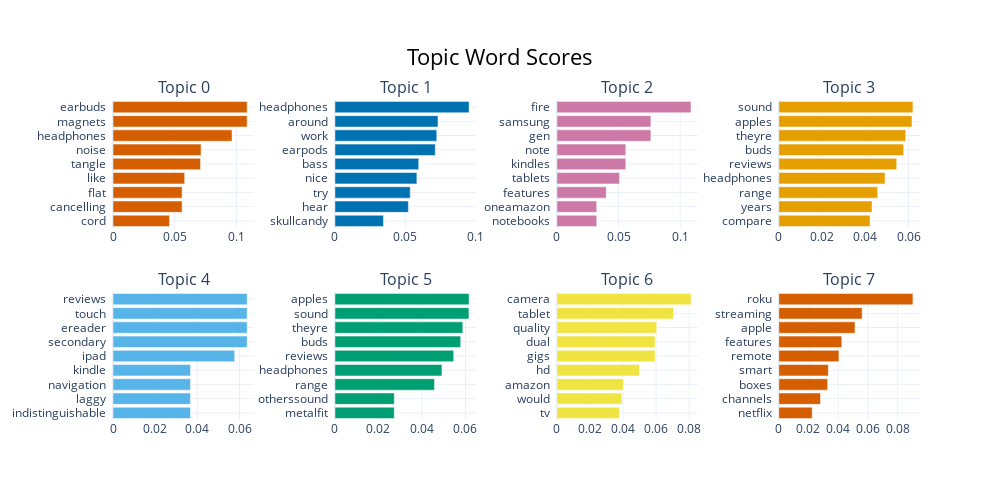

The code cell stored with this chart in its notebook:
### Code cell
topic_model1.visualize_barchart(top_n_topics=8,n_words=9)

### Figure 1 — Plotly figure (JSON) as saved in the notebook; plotly's stock layout.template omitted (floating-point values rounded to 4 significant figures)
{"data": [{"marker": {"color": "#D55E00"}, "orientation": "h", "type": "bar", "x": [0.04577, 0.05591, 0.05591, 0.05799, 0.07084, 0.07126, 0.09633, 0.1086, 0.1086], "xaxis": "x", "y": ["cord  ", "cancelling  ", "flat  ", "like  ", "tangle  ", "noise  ", "headphones  ", "magnets  ", "earbuds  "], "yaxis": "y"}, {"marker": {"color": "#0072B2"}, "orientation": "h", "type": "bar", "x": [0.03447, 0.05222, 0.05353, 0.05824, 0.05956, 0.07132, 0.07239, 0.07324, 0.09534], "xaxis": "x2", "y": ["skullcandy  ", "hear  ", "try  ", "nice  ", "bass  ", "earpods  ", "work  ", "around  ", "headphones  "], "yaxis": "y2"}, {"marker": {"color": "#CC79A7"}, "orientation": "h", "type": "bar", "x": [0.03232, 0.03232, 0.04004, 0.05081, 0.05589, 0.05589, 0.07621, 0.07621, 0.1088], "xaxis": "x3", "y": ["notebooks  ", "oneamazon  ", "features  ", "tablets  ", "kindles  ", "note  ", "gen  ", "samsung  ", "fire  "], "yaxis": "y3"}, {"marker": {"color": "#E69F00"}, "orientation": "h", "type": "bar", "x": [0.0422, 0.04313, 0.04573, 0.04915, 0.05454, 0.05775, 0.05874, 0.06161, 0.06205], "xaxis": "x4", "y": ["compare  ", "years  ", "range  ", "headphones  ", "reviews  ", "buds  ", "theyre  ", "apples  ", "sound  "], "yaxis": "y4"}, {"marker": {"color": "#56B4E9"}, "orientation": "h", "type": "bar", "x": [0.03675, 0.03675, 0.03675, 0.03675, 0.0577, 0.06361, 0.06361, 0.06361, 0.06361], "xaxis": "x5", "y": ["indistinguishable  ", "laggy  ", "navigation  ", "kindle  ", "ipad  ", "secondary  ", "ereader  ", "touch  ", "reviews  "], "yaxis": "y5"}, {"marker": {"color": "#009E73"}, "orientation": "h", "type": "bar", "x": [0.02729, 0.02729, 0.04576, 0.04919, 0.05458, 0.0578, 0.05879, 0.06158, 0.06166], "xaxis": "x6", "y": ["metalfit  ", "otherssound  ", "range  ", "headphones  ", "reviews  ", "buds  ", "theyre  ", "sound  ", "apples  "], "yaxis": "y6"}, {"marker": {"color": "#F0E442"}, "orientation": "h", "type": "bar", "x": [0.0379, 0.03935, 0.04024, 0.04998, 0.05941, 0.05941, 0.06037, 0.07059, 0.08112], "xaxis": "x7", "y": ["tv  ", "would  ", "amazon  ", "hd  ", "gigs  ", "dual  ", "quality  ", "tablet  ", "camera  "], "yaxis": "y7"}, {"marker": {"color": "#D55E00"}, "orientation": "h", "type": "bar", "x": [0.02249, 0.0281, 0.03289, 0.03335, 0.04049, 0.04243, 0.05132, 0.05612, 0.09031], "xaxis": "x8", "y": ["netflix  ", "channels  ", "boxes  ", "smart  ", "remote  ", "features  ", "apple  ", "streaming  ", "roku  "], "yaxis": "y8"}], "layout": {"annotations": [{"font": {"size": 16}, "showarrow": false, "text": "Topic 0", "x": 0.0875, "xanchor": "center", "xref": "paper", "y": 1, "yanchor": "bottom", "yref": "paper"}, {"font": {"size": 16}, "showarrow": false, "text": "Topic 1", "x": 0.3625, "xanchor": "center", "xref": "paper", "y": 1, "yanchor": "bottom", "yref": "paper"}, {"font": {"size": 16}, "showarrow": false, "text": "Topic 2", "x": 0.6375, "xanchor": "center", "xref": "paper", "y": 1, "yanchor": "bottom", "yref": "paper"}, {"font": {"size": 16}, "showarrow": false, "text": "Topic 3", "x": 0.9125, "xanchor": "center", "xref": "paper", "y": 1, "yanchor": "bottom", "yref": "paper"}, {"font": {"size": 16}, "showarrow": false, "text": "Topic 4", "x": 0.0875, "xanchor": "center", "xref": "paper", "y": 0.4, "yanchor": "bottom", "yref": "paper"}, {"font": {"size": 16}, "showarrow": false, "text": "Topic 5", "x": 0.3625, "xanchor": "center", "xref": "paper", "y": 0.4, "yanchor": "bottom", "yref": "paper"}, {"font": {"size": 16}, "showarrow": false, "text": "Topic 6", "x": 0.6375, "xanchor": "center", "xref": "paper", "y": 0.4, "yanchor": "bottom", "yref": "paper"}, {"font": {"size": 16}, "showarrow": false, "text": "Topic 7", "x": 0.9125, "xanchor": "center", "xref": "paper", "y": 0.4, "yanchor": "bottom", "yref": "paper"}], "height": 500, "hoverlabel": {"bgcolor": "white", "font": {"family": "Rockwell", "size": 16}}, "showlegend": false, "title": {"font": {"color": "Black", "size": 22}, "text": "Topic Word Scores", "x": 0.5, "xanchor": "center", "yanchor": "top"}, "width": 1000, "xaxis": {"anchor": "y", "domain": [0, 0.175], "showgrid": true}, "xaxis2": {"anchor": "y2", "domain": [0.275, 0.45], "showgrid": true}, "xaxis3": {"anchor": "y3", "domain": [0.55, 0.725], "showgrid": true}, "xaxis4": {"anchor": "y4", "domain": [0.825, 1], "showgrid": true}, "xaxis5": {"anchor": "y5", "domain": [0, 0.175], "showgrid": true}, "xaxis6": {"anchor": "y6", "domain": [0.275, 0.45], "showgrid": true}, "xaxis7": {"anchor": "y7", "domain": [0.55, 0.725], "showgrid": true}, "xaxis8": {"anchor": "y8", "domain": [0.825, 1], "showgrid": true}, "yaxis": {"anchor": "x", "domain": [0.6, 1], "showgrid": true}, "yaxis2": {"anchor": "x2", "domain": [0.6, 1], "showgrid": true}, "yaxis3": {"anchor": "x3", "domain": [0.6, 1], "showgrid": true}, "yaxis4": {"anchor": "x4", "domain": [0.6, 1], "showgrid": true}, "yaxis5": {"anchor": "x5", "domain": [0, 0.4], "showgrid": true}, "yaxis6": {"anchor": "x6", "domain": [0, 0.4], "showgrid": true}, "yaxis7": {"anchor": "x7", "domain": [0, 0.4], "showgrid": true}, "yaxis8": {"anchor": "x8", "domain": [0, 0.4], "showgrid": true}}}
